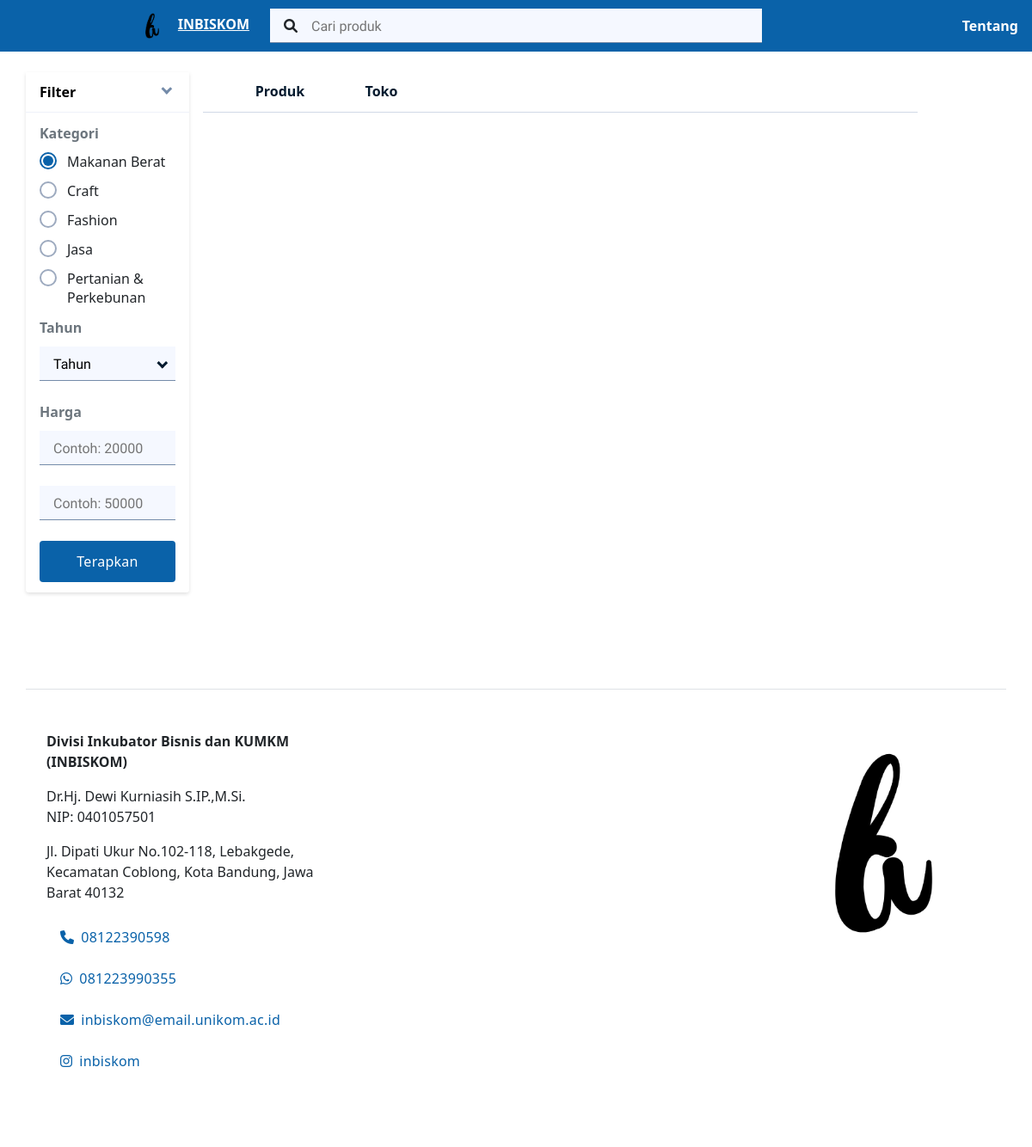
The page /search?kategori=4 on the database its author committed.
### tables this page shows
CREATE TABLE `konfigurasi` (
  `id_konfigurasi` int(11) NOT NULL,
  `nip` varchar(20) NOT NULL,
  `nama_ketua` varchar(50) NOT NULL,
  `url_logo` varchar(255) NOT NULL,
  `alamat_inbiskom` text NOT NULL,
  `no_hp` varchar(13) NOT NULL,
  `no_wa` varchar(13) NOT NULL,
  `email` varchar(50) NOT NULL,
  `username_ig` varchar(20) NOT NULL,
  `id_pengguna` int(11) NOT NULL
);

CREATE TABLE `kategori` (
  `id_kategori` int(11) NOT NULL,
  `nama_kategori` varchar(50) NOT NULL,
  `id_pengguna` int(11) NOT NULL
);

### app/Core/View.php (called while the page is built, shortened)
<?php
class View
{
    public static function RenderKatalog(string $view, $model)
    {
        require __DIR__ . '/../View/template-katalog/header.php';
        require __DIR__ . '/../View/template-katalog/navbar.php';
        require __DIR__ . '/../View/' . $view . '.php';
        require __DIR__ . '/../View/template-katalog/footer.php';
    }
}

### app/Controller/SearchController.php (called while the page is built, shortened)
<?php
class SearchController
{
  private KategoriService $kategoriService;
  public function __construct()
  {
    $this->repository = new KatalogRepository(Database::getConnection());
    $this->service = new KatalogService($this->repository);
    $this->kategoriRepository = new KategoriRepository(Database::getConnection());
    $this->kategoriService = new KategoriService($this->kategoriRepository);
  }
  public function index()
  {
    $request = isset($_GET['q']) ?  $_GET['q'] : '';
    $reqKategori = isset($_GET['kategori']) ?  $_GET['kategori'] : '';
    $reqAngkatan = isset($_GET['angkatan']) ?  $_GET['angkatan'] : '';
    $hargaMin = isset($_GET['min']) ?  $_GET['min'] : '';
    $hargaMax = isset($_GET['max']) ?  $_GET['max'] : '';
    $searchProduct = $this->service->GetSearchResultProduct($request, $reqKategori, $reqAngkatan, $hargaMin, $hargaMax);
    $searchToko = $this->service->GetSearchResultToko($request, $reqKategori, $reqAngkatan);
    $kategori = $this->kategoriService->GetAllModel();
    $konfigurasi = $this->service->GetKonfigurasi();
    View::RenderKatalog("Katalog-Search/index", [
      'searchProduct' => $searchProduct,
      'searchToko' => $searchToko,
      'kategori' => $kategori,
      'konfigurasi' => $konfigurasi,
    ]);
  }
}

### public/index.php (called while the page is built, shortened)
<?php
Router::Run();

### app/Repository/KatalogRepository.php (called while the page is built, shortened)
<?php
class KatalogRepository
{
    private \PDO $conn;
    public function __construct(\PDO $conn)
    {
        $this->conn = $conn;
    }
    public function SelectAllKonfigurasi()
    {
        $statement = $this->conn->prepare(
            "SELECT * FROM konfigurasi  ORDER BY id_konfigurasi DESC LIMIT 1"
        );
        $statement->execute();
        $result = $statement->fetch(\PDO::FETCH_ASSOC);
        return $result;
    }
}

### app/Service/KatalogService.php (called while the page is built, shortened)
<?php
class KatalogService
{
    private KatalogRepository $repo;
    public function __construct($repo)
    {
        $this->repo = $repo;
    }
    public function GetKonfigurasi()
    {
        $result = $this->repo->SelectAllKonfigurasi();
        return $result;
    }
}

### app/Repository/KategoriRepository.php (called while the page is built, shortened)
<?php
class KategoriRepository
{
    private \PDO $conn;
    public function __construct(\PDO $conn)
    {
        $this->conn = $conn;
    }
    public function SelectAll(): ?array
    {
        $statement = $this->conn->query(
            "SELECT * FROM kategori");
        $result = $statement->fetchAll(\PDO::FETCH_ASSOC);
        return $result;
    }
}

### app/Service/KategoriService.php (called while the page is built, shortened)
<?php
class KategoriService
{
    private KategoriRepository $repo;
    public function __construct(KategoriRepository $repo)
    {
        $this->repo = $repo;
    }
    public function GetAllModel(){
        $result = $this->repo->SelectAll();
        return $result;
    }
}

### app/View/Katalog-Search/index.php (the view, shortened to what this page needs)
<main class="container mt-4 pb-5">
  <div class="produk row gap-1">
    <ul class="bm-accordion p-0 col-12 col-lg-2">
      <li class="bm-accordion__item bm-accordion__item--active">
        <button class="bm-accordion__header">
          <div class="bm-accordion__title">Filter</div>
          <span class="bm-accordion__arrow"></span>
        </button>
        <div class="bm-accordion__content">
          <form action="search" method="GET">
            <label class="bm-input-label text-secondary" for="kategori">Kategori</label>
            <div class="bm-input">
            <?php foreach ($model["kategori"] as $kategori) :?>
              <label class="bm-radio">
                <?= $kategori["nama_kategori"] ?>
                <span class="bm-radio__checkmark"></span>
              </label>
              <?php endforeach;?>
            </div>
            <label class="bm-input-label text-secondary" for="angkatan">Tahun</label>
            <div class="bm-input">
              <select class="bm-input__field" id="angkatan" name="angkatan">
                <option value="" disabled <?= isset($_GET['angkatan']) ? '' : 'selected'?>>Tahun</option>
              </select>
              <span class="bm-input__arrow"></span>
            </div>
            <br />
            <label class="bm-input-label text-secondary" for="harga-minimum">Harga</label>
            <div class="bm-input">
              <input type="number" name="min" id="harga-minimum" class="bm-input__field" placeholder="Contoh: 20000" value="<?= isset($_GET["min"]) ? $_GET["min"] : '' ?>" />
            </div>
            <br />
            <div class="bm-input">
              <input type="number" name="max" id="harga-maximum" class="bm-input__field" placeholder="Contoh: 50000" value="<?= isset($_GET["max"]) ? $_GET["max"] : '' ?>"/>
            </div>
            <br />
            <button class="bm-btn w-100">Terapkan</button>
          </form>
        </div>
      </li>
    </ul>
    <div class="bm-tab-menu col-12 col-lg-9" id="tab-container">
      <ul class="bm-tab-menu__tab-list">
        <li class="bm-tab-menu__tab">
          <a href="#produk" class="bm-tab-menu__tab-link">Produk</a>
        </li>
        <li class="bm-tab-menu__tab">
          <a href="#toko" class="bm-tab-menu__tab-link">Toko</a>
        </li>
      </ul>
    </div>
  </div>
</main>

### app/Core/Router.php (shortened to what this page needs)
<?php
class Router
{
    private static array $routes = [];
    public static function Add(string $method,
                               string $path,
                               string $controller,
                               string $function,
                               array  $middlewares = []): void
    {
        self::$routes[] = [
            'method' => $method,
            'path' => $path,
            'controller' => $controller,
            'function' => $function,
            'middleware' => $middlewares
        ];
    }
    public static function Run(): void
    {
        $path = '/';
        if (isset($_SERVER['PATH_INFO'])) {
            $path = $_SERVER['PATH_INFO'];
        }
        $method = $_SERVER['REQUEST_METHOD'];
        foreach (self::$routes as $route) {
            $pattern = "#^" . $route['path'] . "$#";
            if (preg_match($pattern, $path, $variables) && $method == $route['method']) {
                $function = $route['function'];
                $controller = new $route['controller'];
                array_shift($variables);
                call_user_func_array([$controller, $function], $variables);
                return;
            }
        }
    }
}

### app/View/template-katalog/navbar.php
<header class="navbar row px-1 justify-content-start">
    <div class="col-3 text-end">
        <div class="d-inline-block" style="margin-right: 8px;" >
            <img height="36" src=" <?php echo './assets/images/' . $model["konfigurasi"]["url_logo"] ?>" alt="Logo INBISKOM" />
        </div>
        <a href="/" class="fw-bold text-white">INBISKOM</a>
    </div>
    <div class="col col-lg-6">
        <div class="bm-input bm-input--with-icon">
            <form action="/search?q=" method="get">
                <input type="text" class="bm-input__field" placeholder="Cari produk" name="q" value="" />
            </form>
            <div class="bm-input__icon">
                <i class="fas fa-search"></i>
            </div>
        </div>
    </div>
    <div class="col-3 text-end">
        <a href="/tentang" class="fw-bold text-white text-decoration-none">Tentang</a>
    </div>
</header>

### app/View/template-katalog/footer.php (shortened to what this page needs)
<div class="container">
  <footer class="row gap-5 py-5 my-5 border-top justify-content-center justify-content-lg-between">
    <div class="col-12 col-lg-4 px-4">
      <p class="fw-bold">Divisi Inkubator Bisnis dan KUMKM (INBISKOM)</p>
      <span><?= $model["konfigurasi"]["nama_ketua"] ?></span>
      <p>NIP: <?= $model["konfigurasi"]["nip"] ?></p>
      <p><?= $model["konfigurasi"]["alamat_inbiskom"] ?></p>
      <div class="row align-content-start">
        <div class="col-12">
          <a href="#" type="button" class="bm-btn bm-btn--ghost">
            <span class="bm-btn__icon">
              <i class="fas fa-phone"></i>
            </span>
            <span class="bm-btn__label"><?= $model["konfigurasi"]["no_hp"] ?></span>
          </a>
        </div>
        <div class="col-12">
          <?php $wa = "62".substr($model["konfigurasi"]["no_wa"], 1) ?>
          <a href="<?= "https://wa.me/".$wa?>" type="button" class="bm-btn bm-btn--ghost">
            <span class="bm-btn__icon">
              <i class="fab fa-whatsapp"></i>
            </span>
            <span class="bm-btn__label"><?= $model["konfigurasi"]["no_wa"] ?></span>
          </a>
        </div>
        <div class="col-12">
          <a href="mailto:<?= $model["konfigurasi"]["email"] ?>" type="button" class="bm-btn bm-btn--ghost">
            <span class="bm-btn__icon">
              <i class="fas fa-envelope"></i>
            </span>
            <span class="bm-btn__label"><?= $model["konfigurasi"]["email"] ?></span>
          </a>
        </div>
        <div class="col-12">
          <a href="<?= "https://www.instagram.com/".$model["konfigurasi"]["username_ig"] ?>" type="button" class="bm-btn bm-btn--ghost" target="_blank">
            <span class="bm-btn__icon">
              <i class="fab fa-instagram"></i>
            </span>
            <span class="bm-btn__label"><?= $model["konfigurasi"]["username_ig"] ?></span>
          </a>
        </div>
      </div>
    </div>
    <div class="col-8 col-lg-3">
      <a href="/" class="d-flex align-items-center mb-3 link-dark text-decoration-none">
        <img class="bm-img-responsive" src=" <?php echo './assets/images/'.$model["konfigurasi"]["url_logo"] ?>"
                                alt="Logo INBISKOM" />
      </a>
    </div>
  </footer>
</div>
</body>
</html>

### public/assets/css/style.css (style rules this page uses)
:root { --background: #e3f1f9; --primary: #0a62a9; --primary-darker: #001d3a; --primary-light: #9ed5fa; }
body { min-height: 100vh; }
.navbar { background-color: var(--primary); height: 60px; }

### rows shown on the page
konfigurasi: url_logo (picture), nama_ketua "Dr.Hj. Dewi Kurniasih S.IP.,M.Si.", nip "0401057501", alamat_inbiskom "Jl. Dipati Ukur No.102-118, Lebakgede, Kecamatan Coblong, Kota Bandung, Jawa Barat 40132", no_hp "08122390598", no_wa "081223990355", email "inbiskom@email.unikom.ac.id", username_ig "inbiskom"
kategori: nama_kategori "Makanan Berat"
kategori: nama_kategori "Craft"
kategori: nama_kategori "Fashion"
kategori: nama_kategori "Jasa"
kategori: nama_kategori "Pertanian & Perkebunan"
